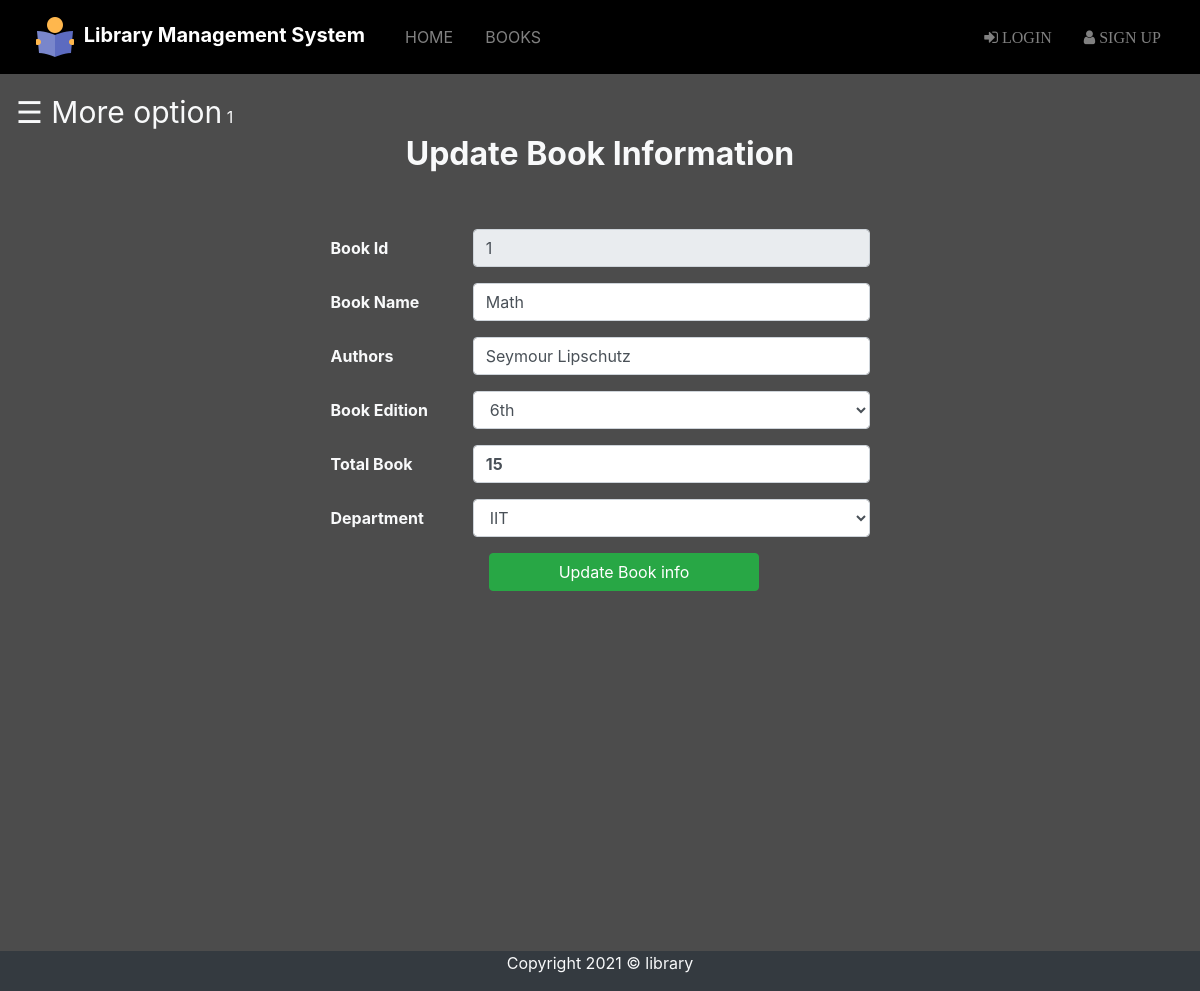
The app's page /src/admin/update_book.php?bid=1 with its own data.
### tables this page shows
CREATE TABLE `books` (
  `b_id` int(255) NOT NULL,
  `b_name` varchar(100) NOT NULL,
  `authors` varchar(100) NOT NULL,
  `edition` varchar(100) NOT NULL,
  `status` varchar(100) NOT NULL,
  `quantity` int(100) NOT NULL,
  `department` varchar(100) NOT NULL
);

### src/admin/update_book.php (the view, shortened to what this page needs)
<?php
include "navbar.php";
include "link.php";
 ?>
 <!DOCTYPE html>
 <html lang="en" dir="ltr">
   <head>
   </head>
   <body>
<div class="darkoverlay text-light" style="
background: rgba(0,0,0,0.7);
top:0;
left:0;
height:100%;
width:100%;
">
       <div id="main">
       <span style="font-size:30px;cursor:pointer" onclick="openNav()" class="sticky-top">&#9776; More option</span>
       <?php
      $bookid=$_GET['bid'];
      echo $bookid;
      $sql="SELECT * from books  WHERE b_id=$bookid";
      $result=mysqli_query($dblink,$sql);
      while($row=mysqli_fetch_assoc($result))
      {
      $b_name=$row['b_name'];
      $authors=$row['authors'];
      $edition=$row['edition'];
      $quantity=$row['quantity'];
      $department=$row['department'];
      }
    ?>
       <div class="container-fluid" style="min-height: 800px;">
         <div class="container">
           <div class="row">
             <div class="col text-center ">
               <h2 class="display-5 font-weight-bold">Update Book Information</h2>
             </div>
           </div>
           <div class="row justify-content-center">
             <div class="col-md-3"></div>
             <div class=" col-md-6 d-inline mt-5">
               <form action="" method="POST" class="font-weight-bold">
                 <div class="form-group row">
                  <label for="bookid" class="col-sm-3 col-form-label">Book Id</label>
                  <div class="col-sm-9">
                    <input type="text" readonly class="form-control" value="<?php echo $_GET['bid'];?>"></input>
                  </div>
                </div>
                <div class="form-group row">
                  <label for="bookname" class="col-sm-3 col-form-label ">Book Name</label>
                  <div class="col-sm-9">
                    <input type="text" class="form-control" value="<?php echo $b_name;?>" name="bookname"></input>
                  </div>
                </div>
                <div class="form-group row">
                  <label for="authors" class="col-sm-3 col-form-label ">Authors</label>
                  <div class="col-sm-9">
                    <input type="text" class="form-control" value="<?php echo $authors;?>" name="authors"></input>
                  </div>
                </div>
                <div class="form-group row">
                  <label for="edition" class="col-sm-3 col-form-label ">Book Edition</label>
                  <div class="col-sm-9">
                    <select  class="form-control " name="edition" required="">
                    <selectstyle="text-align:center;" class="form-control"  ">
                    <option value="<?php echo $edition ;?>"><?php echo $edition ;?></optiion>
                    </select>
                  </div>
                </div>
                <div class="form-group row">
                  <label for="quantity" class="col-sm-3 col-form-label">Total Book</label>
                  <div class="col-sm-9">
                    <input type="text" class="form-control font-weight-bold" value="<?php echo $quantity ;?>"name="quantity"></input>
                  </div>
                </div>
                <div class="form-group row">
                  <label for="department" class="col-sm-3 col-form-label ">Department</label>
                  <div class="col-sm-9">
                    <select  class="form-control" name="department" required="" >
                    <option value="<?php echo $department ;?>" ><?php echo $department ;?></optiion>
                    </select>
                  </div>
                </div>
                <div class="text-center ">
                     <button class="btn btn-success form control w-50 ml-5" type="submit" name="submit">Update Book info</button>
                </div>
              </form>
             </div>
             <div class="col-md-3"></div>
           </div>
         </div>
       </div>
       </div>
<footer class="bg-dark text-light text-center">
  <div class="container">
    <div class="row">
      <div class="col">
        <p>Copyright 2021 &copy; library</p>
      </div>
   </body>
 </html>

### src/admin/update_book.php (style rules this page uses)
#main { transition: margin-left .5s; padding: 16px; }

### records on screen
books: bookname "Math", authors "Seymour Lipschutz", edition "6th", quantity "15", department "IIT"

### other values on screen
$bookid "1"
